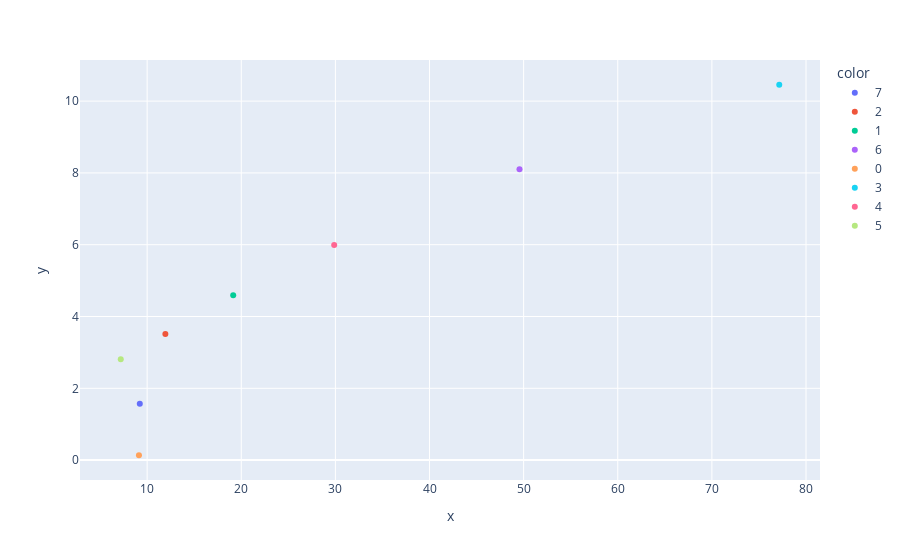

Notebook source saved alongside this figure:
### Code cell
px.scatter(y=train.groupby(['Class'])['Height'].mean(),x=train.groupby(['Class'])['Diameter'].mean(),color=train['Class'].unique())

### Figure 1 — Plotly figure (JSON) as saved in the notebook; plotly's stock layout.template omitted (floating-point values rounded to 4 significant figures)
{"data": [{"hovertemplate": "color=7<br>x=%{x}<br>y=%{y}<extra></extra>", "legendgroup": "7", "marker": {"color": "#636efa", "symbol": "circle"}, "mode": "markers", "name": "7", "orientation": "v", "showlegend": true, "type": "scatter", "x": [9.218], "xaxis": "x", "y": [1.567], "yaxis": "y"}, {"hovertemplate": "color=2<br>x=%{x}<br>y=%{y}<extra></extra>", "legendgroup": "2", "marker": {"color": "#EF553B", "symbol": "circle"}, "mode": "markers", "name": "2", "orientation": "v", "showlegend": true, "type": "scatter", "x": [11.93], "xaxis": "x", "y": [3.511], "yaxis": "y"}, {"hovertemplate": "color=1<br>x=%{x}<br>y=%{y}<extra></extra>", "legendgroup": "1", "marker": {"color": "#00cc96", "symbol": "circle"}, "mode": "markers", "name": "1", "orientation": "v", "showlegend": true, "type": "scatter", "x": [19.14], "xaxis": "x", "y": [4.593], "yaxis": "y"}, {"hovertemplate": "color=6<br>x=%{x}<br>y=%{y}<extra></extra>", "legendgroup": "6", "marker": {"color": "#ab63fa", "symbol": "circle"}, "mode": "markers", "name": "6", "orientation": "v", "showlegend": true, "type": "scatter", "x": [49.56], "xaxis": "x", "y": [8.1], "yaxis": "y"}, {"hovertemplate": "color=0<br>x=%{x}<br>y=%{y}<extra></extra>", "legendgroup": "0", "marker": {"color": "#FFA15A", "symbol": "circle"}, "mode": "markers", "name": "0", "orientation": "v", "showlegend": true, "type": "scatter", "x": [9.13], "xaxis": "x", "y": [0.1352], "yaxis": "y"}, {"hovertemplate": "color=3<br>x=%{x}<br>y=%{y}<extra></extra>", "legendgroup": "3", "marker": {"color": "#19d3f3", "symbol": "circle"}, "mode": "markers", "name": "3", "orientation": "v", "showlegend": true, "type": "scatter", "x": [77.16], "xaxis": "x", "y": [10.46], "yaxis": "y"}, {"hovertemplate": "color=4<br>x=%{x}<br>y=%{y}<extra></extra>", "legendgroup": "4", "marker": {"color": "#FF6692", "symbol": "circle"}, "mode": "markers", "name": "4", "orientation": "v", "showlegend": true, "type": "scatter", "x": [29.87], "xaxis": "x", "y": [5.994], "yaxis": "y"}, {"hovertemplate": "color=5<br>x=%{x}<br>y=%{y}<extra></extra>", "legendgroup": "5", "marker": {"color": "#B6E880", "symbol": "circle"}, "mode": "markers", "name": "5", "orientation": "v", "showlegend": true, "type": "scatter", "x": [7.195], "xaxis": "x", "y": [2.812], "yaxis": "y"}], "layout": {"legend": {"title": {"text": "color"}, "tracegroupgap": 0}, "margin": {"t": 60}, "xaxis": {"anchor": "y", "domain": [0, 1], "title": {"text": "x"}}, "yaxis": {"anchor": "x", "domain": [0, 1], "title": {"text": "y"}}}}
